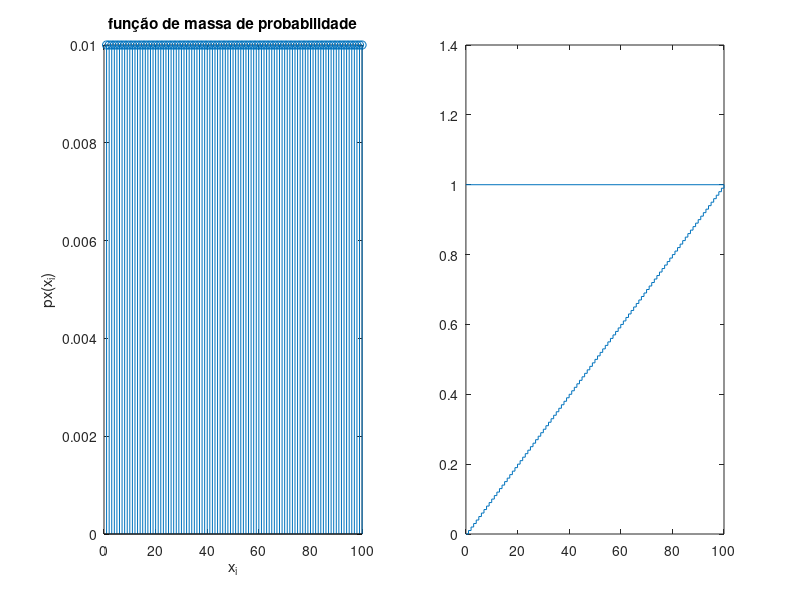

Reproduce this figure in MATLAB. (Note: this script raises an error after producing the figure.)
%% 1 a)
clear,clc

p=0.5;
n=2;
N=1e4;
k=1;
fm=rand(n,N)>p;
cf=sum(fm)>=k;
p=sum(cf)/N

%% 1 b)
clear,clc

cf=["MM","MF","FM"];
cp=4;
p=length(cf)/4

%% 1 c)
clear,clc

%espaço de amostragem ["MF","FM","MM"];
p=0.5;
n=2;
N=1e4;
fm=rand(n,N)>p;
cp=sum(fm)>=1;
cf=sum(fm)==2;
p=cf/cp

% valor teorico
cp=["MF","FM","MM"];
cf=1;
p=length(cp)/cf

%% 1 d)
clear, clc

%s=["MF","MM"];

p=0.5;
n=2;
N=1e4;
fm=rand(n,N)>p;
cp=sum(fm(1,:)==1);
cf=sum(sum(fm)==2);
p=cf/cp

%valor teorico
cp=2; %==s
cf=1;
p=cp/cf

%% 1 e)
clear,clc

n=5;
N=1e4;
p=0.5;
fm=rand(n,N)>p;
cp=sum(fm)>=1;
cf=sum(fm)==2;
p=cf/cp

%% 1 f)
clear,clc

n=5;
N=1e4;
p=0.5;
fm=rand(n,N)>p;
cp=sum(fm)>=1;
cf=sum(fm)>=2;
p=cf/cp

%% 2 a)
clear,clc

n=20;
m=100;
N=1e4;
jg=randi(m,n,N);
cf=0;
for col=1:N;
    coluna=jg(:,col);
    if length(unique(coluna))==n
        cf=cf+1;
    end
end
p=cf/N

% 2 b)

p2=1-p

%% 2 c) acabar o 2, 3 e 4 em casa
clear,clc

%% 5 a) A
clear,clc

N=1e4;
n=6;
lancamentos=randi(n,2,N);
casosfav=sum(lancamentos)==9;
fav=sum(casosfav);
prob=fav/N

%% 5 a) B
clear,clc

N=1e4;
n=6;
lancamentos=randi(n,2,N);
casosfav=sum(mod(lancamentos(2,:),2)==0);
fav=sum(casosfav);
prob=fav/N

%% 5 a) C
clear,clc

N=1e4;
n=6;
lancamentos=randi(n,2,N);
casos1=sum(lancamentos(1,:)==5);
casos2=sum(lancamentos(2,:)==5);
casos3=sum(lancamentos(1,:)==5 & lancamentos(2,:)==5);
fav=casos1+casos2-casos3;
prob=fav/N

%% 5 a) D
clear,clc

N=1e4;
n=6;
lancamentos=randi(n,2,N);
casos=sum(lancamentos(1,:)~=1 & lancamentos(2,:)~=1);
prob=casos/N

%% 5 b)
clear,clc

%s=[(5,4);(3,6)]
cf=2;
cp=6*6;
pab=cf/cp
Pab=0.1098*0.5060
%sao independentes

%% 5 c)
clear,clc

%s=[(5,2)(5,3)(5,4)(5,5)(5,6)(2,5)(3,5)(4,5)(5,5)(5,6)]
cf=10;
cp=36;
pcd=cf/cp
Pcd=0.3077*0.6901
%nao sao independentes

%%  6 a)
clear,clc

cp=3^2;
cf=1;
p=cf/cp

%% 6 b)
clear,clc

cp=3^2;
cf=5;
p=cf/cp

%% 6 c)
clear,clc

%s= 13 31 23 32
cp=3^2;
cf=4;
p=cf/cp

%% 6 d)
clear,clc

%s= 21 12
cp=3^2;
cf=2;
p=cf/cp

%% 7 a)
clear,clc

pec=0.001;
pc=0.5;
ne=0.001*50+0.01*20+0.05*30;
pe=ne/100;
pce=(0.001*0.5)/pe

%% 7 b) algo de errado nao esta certo pa=0.11429 pb=0.85714 pc=0.02057
clear,clc

cp=100;
cfc=0.001*50;
pc=cfc/cp
cfb=0.05*30;
pb=cfb/cp
cfa=0.01*20;
pa=cfa/cp
%pb é maior logo é mais provavel que o codigo seja do bruno

%% 2.2. 1
clear,close,clc

sx=1:6; %espaço de amostragem
px=ones(1,6)/6;

subplot(1,2,1)
stem(sx,px) %função massa probabilidade
title("função massa de probabilidade")
xlabel("x_i")
ylabel("px(x_i)")
%ax=axis
%ax(1)=0.5
%ax(2)=6.5
%ax(3)=-0.005
%axis(ax)
%axis([0.5 6.5 -0.005 0.2])

subplot(1,2,2)
x=-2:9 %eixo do x
px2=[0 0 0 px 0 0 0]
fx=cumsum(px2)
stairs(x,fx)
axis([-2.5 9.5 -0.005 1.1])

%% 2
clear,close,clc

sx=1:100; %espaço de amostragem
px1=90/100; %sair nota de 5
px2=9/100; %sair nota de 50
px3=1/100; %sair nota de 100

subplot(1,2,1)
px=ones(1,100)/100;
stem(sx,px)
title("função de massa de probabilidade")
xlabel("x_i")
ylabel("px(x_i)")


subplot(1,2,2)
x=[0 0 0 sx 0 0 0]
px2=[0 0 0 px 0 0 0]
fx=cumsum(px2)
stairs(x,fx)



%% 3 a)??????
clear,close,clc

s=[0 1 2 3 4]; 

p=0.5;
n=4;
N=1e5;
i=1;

for ncoroas=s
    P(i)=moedas(p,n,ncoroas,N);
    i=i+1;
end

figure(2)
stem(1:5,P)

%% 3 b)

ex=sum(s.*p)

%% 3 c)

ex2=s.^2*p'
var=ex2-ex^2

%% 3 d)

dp=sqrt(var)

%% 3 e)?????

%% 3 f)

%i
cond=s>=2
sum(p(cond))

%ii
cond=s<=1
sum(p(cond))

%iii
cond=1<=s<=3
sum(p(cond))

%% 4
clear,close,clc

p=0.3;
n=5;
s=0:n;
N=1e5;

for pdf=s
    p(i)=moedas(p,n,pdf,N);
    i=i+1
end

figure(2)
stem(5,p)

%% 6 a)
clear,close,clc

pDef=1/1000;
n=8000;
k=7;

d_bin=nchoosek(n,k) * pDef^k * (1-pDef)^(n-k)

%% 6 b)
clear,close,clc

k=7;
lambda=8000/1000;

ap=(lambda^k/factorial(k)) * exp(-lambda)

%% 7 a)
clear,close,clc

% 15 mensagens por  segundo
lambda=15;
k=0;

ap=(lambda^k/factorial(k)) * exp(-lambda)

%% 7 b)
clear,close,clc

lambda=15;
pnotb=0;

for k=0:10
    pnotb= pnotb + (lambda^k/factorial(k)) * exp(-lambda);
end

pb=1-pnotb

%% 8 
clear,close,clc

lambda= 0.02;
n=100;

p8=0;
for k=0:1
    p8= p8 + (lambda^k/factorial(k)) * exp(-lambda)
end

%% 9 a)
clear,close,clc


%media=14
%desvio=2
%randn(N,1) distribuicao normal de media 0 e desvio 1

N=1e4;

X= 2 * randn(N,1) + 14;

cf=sum(12<X & X<16);

p=cf/N


%% 9 b)
clear,close,clc

N=1e4;

X= 2 * randn(N,1) + 14;

cf=sum(10<X & X<18);

p=cf/N


%% 9 c)
clear,close,clc

N=1e4;

X= 2 * randn(N,1) + 14;

cf=sum(X>=10);

p=cf/N

%% 9 d)
clear,close,clc

%normcdf-funçao de detribuiçao normal acumulada
miu=14; %media
sigma=2; %variancia

f16=normcdf(16,miu,sigma); %prob de ser menor de 16
f12=normcdf(12,miu,sigma); %prob de ser menor de 12
pa=f16-f12

f18=normcdf(18,miu,sigma); %prob de ser menor de 18
f10=normcdf(10,miu,sigma); %prob de ser menor de 10
pb=f18-f10

f10=normcdf(10,miu,sigma); %prob de ser menor de 10
pc=1-f10 %prob de passarem
